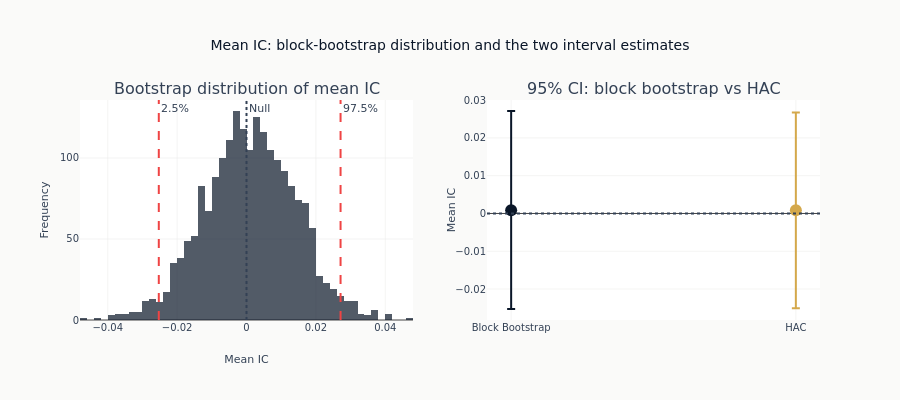

Notebook source saved alongside this figure:
### Code cell
# Visualize bootstrap distribution
fig = make_subplots(
    rows=1,
    cols=2,
    subplot_titles=["Bootstrap distribution of mean IC", "95% CI: block bootstrap vs HAC"],
)

# Bootstrap distribution
fig.add_trace(
    go.Histogram(
        x=block_result["bootstrap_means"],
        nbinsx=50,
        name="Bootstrap means",
        marker_color=COLORS["blue"],
        opacity=0.7,
    ),
    row=1,
    col=1,
)

# Mark CIs
fig.add_vline(
    x=block_result["ci_lower"],
    line_dash="dash",
    line_color=COLORS["negative"],
    annotation_text="2.5%",
    row=1,
    col=1,
)
fig.add_vline(
    x=block_result["ci_upper"],
    line_dash="dash",
    line_color=COLORS["negative"],
    annotation_text="97.5%",
    row=1,
    col=1,
)
fig.add_vline(
    x=0, line_dash="dot", line_color=COLORS["neutral"], annotation_text="Null", row=1, col=1
)

# CI comparison
methods = ["Block Bootstrap", "HAC"]
ci_lowers = [block_result["ci_lower"], hac_ci_lower]
ci_uppers = [block_result["ci_upper"], hac_ci_upper]
means = [block_result["mean"], hac_result["mean_ic"]]

for i, method in enumerate(methods):
    # CI as error bars
    fig.add_trace(
        go.Scatter(
            x=[method],
            y=[means[i]],
            error_y=dict(
                type="data",
                symmetric=False,
                array=[ci_uppers[i] - means[i]],
                arrayminus=[means[i] - ci_lowers[i]],
            ),
            mode="markers",
            marker=dict(size=12, color=[COLORS["blue"], COLORS["amber"]][i]),
            name=method,
        ),
        row=1,
        col=2,
    )

fig.add_hline(y=0, line_dash="dot", line_color=COLORS["neutral"], row=1, col=2)

fig.update_layout(
    title="Mean IC: block-bootstrap distribution and the two interval estimates",
    height=400,
    template="ml4t",
    showlegend=False,
)
fig.update_xaxes(title_text="Mean IC", row=1, col=1)
fig.update_yaxes(title_text="Frequency", row=1, col=1)
fig.update_yaxes(title_text="Mean IC", row=1, col=2)

show_plotly_with_alt(
    fig,
    alt=(
        "Two panels. The left panel is a histogram of the block-bootstrap distribution of "
        "the mean IC, a symmetric bell centred on zero and running out to roughly plus and "
        "minus 0.045, with dashed red lines marking the 2.5th and 97.5th percentiles and a "
        "dotted line at the null, which falls on the mode. "
        "The right panel plots the two interval estimates side by side as a point with "
        "error bars: the block bootstrap in navy and HAC in amber. Both point estimates "
        "sit on the dotted zero line and both intervals span it, reaching roughly the "
        "same distance above and below, so the two methods are hard to tell apart."
    ),
)

### Figure 1 — Plotly figure (JSON) as saved in the notebook; plotly's stock layout.template omitted (floating-point values rounded to 4 significant figures; data arrays with more than 128 entries replaced by an {"elided": "..."} marker saying what was removed)
{"data": [{"marker": {"color": "#0a1628"}, "name": "Bootstrap means", "nbinsx": 50, "opacity": 0.7, "type": "histogram", "x": {"elided": "2000 float values"}, "xaxis": "x", "yaxis": "y"}, {"error_y": {"array": [0.0263], "arrayminus": [0.0261], "symmetric": false, "type": "data"}, "marker": {"color": "#0a1628", "size": 12}, "mode": "markers", "name": "Block Bootstrap", "type": "scatter", "x": ["Block Bootstrap"], "xaxis": "x2", "y": [0.0008217], "yaxis": "y2"}, {"error_y": {"array": [0.02593], "arrayminus": [0.02593], "symmetric": false, "type": "data"}, "marker": {"color": "#D4A84B", "size": 12}, "mode": "markers", "name": "HAC", "type": "scatter", "x": ["HAC"], "xaxis": "x2", "y": [0.0008217], "yaxis": "y2"}], "layout": {"annotations": [{"font": {"size": 16}, "showarrow": false, "text": "Bootstrap distribution of mean IC", "x": 0.225, "xanchor": "center", "xref": "paper", "y": 1.0, "yanchor": "bottom", "yref": "paper"}, {"font": {"size": 16}, "showarrow": false, "text": "95% CI: block bootstrap vs HAC", "x": 0.775, "xanchor": "center", "xref": "paper", "y": 1.0, "yanchor": "bottom", "yref": "paper"}, {"showarrow": false, "text": "2.5%", "x": -0.02528, "xanchor": "left", "xref": "x", "y": 1, "yanchor": "top", "yref": "y domain"}, {"showarrow": false, "text": "97.5%", "x": 0.02712, "xanchor": "left", "xref": "x", "y": 1, "yanchor": "top", "yref": "y domain"}, {"showarrow": false, "text": "Null", "x": 0, "xanchor": "left", "xref": "x", "y": 1, "yanchor": "top", "yref": "y domain"}], "height": 400, "shapes": [{"line": {"color": "#ef4444", "dash": "dash"}, "type": "line", "x0": -0.02528, "x1": -0.02528, "xref": "x", "y0": 0, "y1": 1, "yref": "y domain"}, {"line": {"color": "#ef4444", "dash": "dash"}, "type": "line", "x0": 0.02712, "x1": 0.02712, "xref": "x", "y0": 0, "y1": 1, "yref": "y domain"}, {"line": {"color": "#334155", "dash": "dot"}, "type": "line", "x0": 0, "x1": 0, "xref": "x", "y0": 0, "y1": 1, "yref": "y domain"}, {"line": {"color": "#334155", "dash": "dot"}, "type": "line", "x0": 0, "x1": 1, "xref": "x2 domain", "y0": 0, "y1": 0, "yref": "y2"}], "showlegend": false, "title": {"text": "Mean IC: block-bootstrap distribution and the two interval estimates"}, "xaxis": {"anchor": "y", "domain": [0.0, 0.45], "title": {"text": "Mean IC"}}, "xaxis2": {"anchor": "y2", "domain": [0.55, 1.0]}, "yaxis": {"anchor": "x", "domain": [0.0, 1.0], "title": {"text": "Frequency"}}, "yaxis2": {"anchor": "x2", "domain": [0.0, 1.0], "title": {"text": "Mean IC"}}}}
